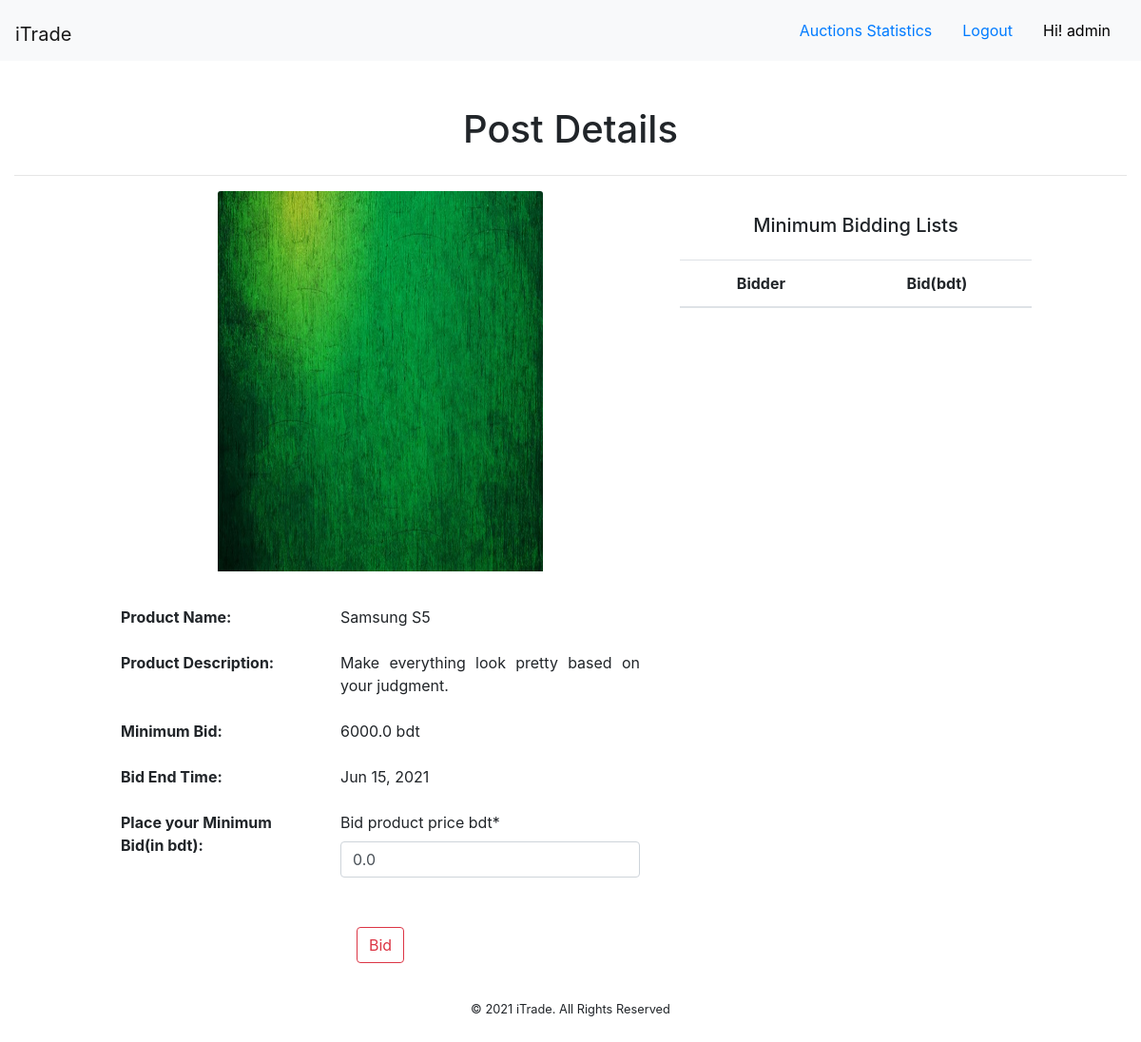
Before: /itrade/admin/post/10/details (signed in) with the older database file.
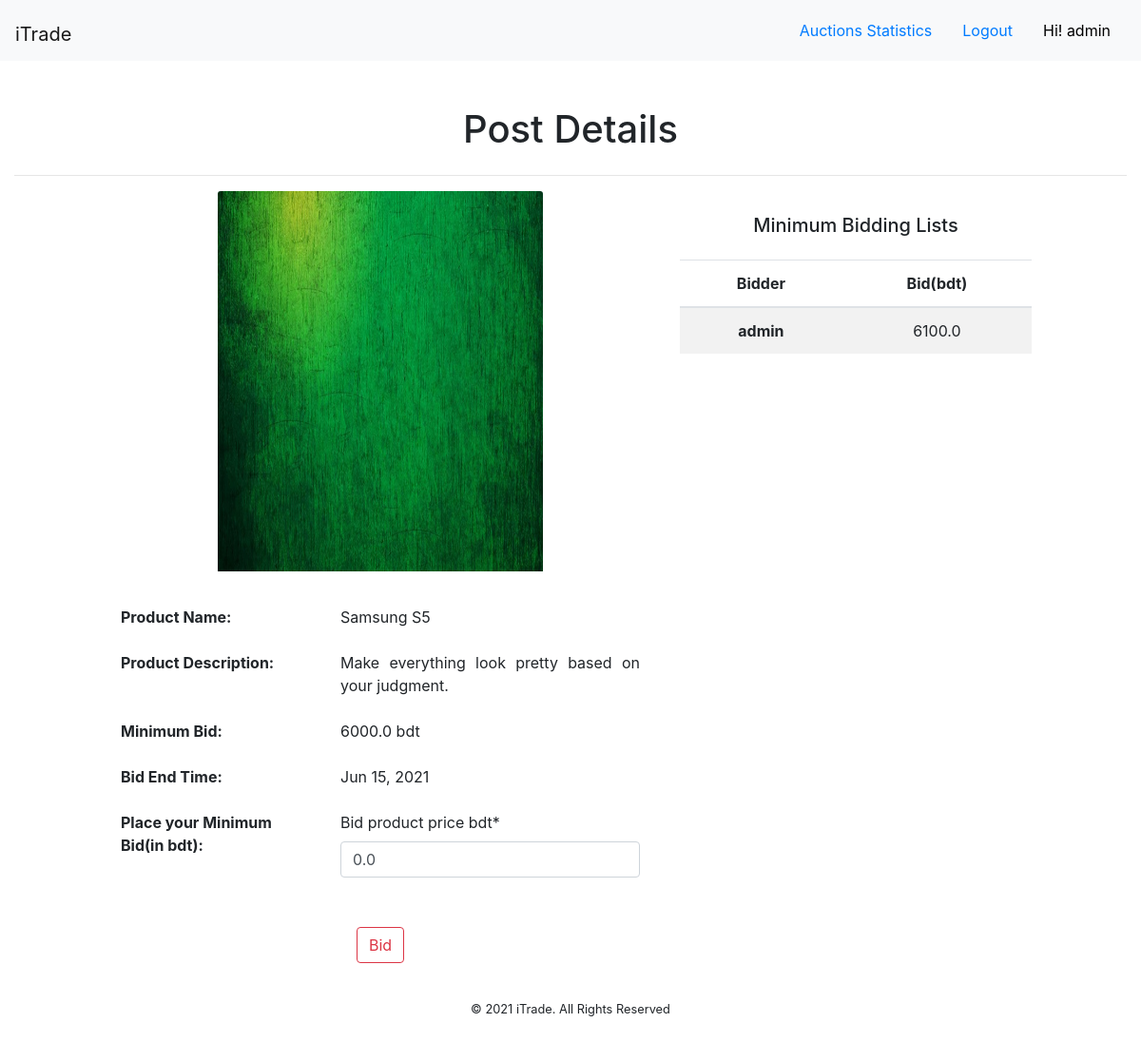
After: the same page with the newer database file.
### tradeapp/models.py (models this page shows, shortened)
class BiddingPost(models.Model):
    bid_product_name = models.ForeignKey(TradePost, on_delete=models.CASCADE)
    bid_publisher_name = models.CharField(max_length=200)
    bid_product_price_bdt = models.FloatField(default=0.0)
    posted_on = models.DateTimeField(auto_now=False, auto_now_add=True)

### adminapp/views.py (the view, shortened to what this page needs)
# urls.py: path('post/<int:id>/details', views.admin_single_posts, name="admin_single_post"),
def admin_single_posts(request, id):
    if request.user.is_authenticated:
        if request.user.is_staff:
            post = get_object_or_404(TradePost, pk=id)
            get_user = get_object_or_404(User, id=request.user.id)
            get_bidder_list = BiddingPost.objects.filter(bid_product_name=post).order_by('-posted_on')
            check_lt = TradePost.objects.filter(pk=id, end_date__lt=datetime.date.today())
            if check_lt:
                get_winner = []
                for w in get_bidder_list:
                    get_winner.append(w.bid_product_price_bdt)
                winner_price = max(get_winner)
                winner = BiddingPost.objects.get(bid_product_price_bdt=winner_price)
                winner_name = winner.bid_publisher_name
                context = {
                    "quote": "Auction Closed. Winner is: ",
                    "bid": get_bidder_list,
                    "post": post,
                    "winner": winner_name,
                    "at": " at ",
                    "price": winner_price,
                }
                return render(request, 'adminsite/admin_single_post.html', context)
            else:
                form = CreateBiddingPost(request.POST or None)
                return render(request, 'adminsite/admin_single_post.html',
                              {"form": form, "post": post, "bid": get_bidder_list})
        else:
            return HttpResponseNotFound('<h1 style="text-align:center;">You are not eligible to see this page <br> DO '
                                        '<a href="/">LOGIN</a></h1>')
    else:
        return HttpResponseNotFound('<h1 style="text-align:center;">You are not eligible to see this page <br> DO '
                                    '<a href="/">LOGIN</a></h1>')

### tradeapp/forms.py
class CreateBiddingPost(forms.ModelForm):
    class Meta:
        model = BiddingPost
        fields = [
            'bid_product_price_bdt',
        ]

### templates/adminsite/admin_single_post.html (shortened to what this page needs)
{% extends 'base.html' %}
{% load crispy_forms_filters %}
{% block navbar %}
        <a class="nav-link ml-0" href="{% url 'auction_static' %}">Auctions Statistics</a>
        <a class="nav-link ml-0" href="{% url 'logout' %}">Logout</a>
        <a class="nav-link ml-0" style="color:black;">Hi! {{ user.username }}</a>
{%endblock navbar %}
{% block content %}
    <div class="col-md-12 text-center">
        <h1 class="mb-4 mt-5"> Post Details</h1><hr>
        <div class="row">
            <div class="col-md-6 offset-1">
                <img style="width: 60%;height: 400px;" src="{{ post.product_image.url }}" class="card-img-top mb-4" alt="image">
                <form method="post">
                <table class="table table-borderless">
                  <tbody>
                    <tr>
                        <th class="text-left" scope="col">Product Name:</th>
                        <td class="text-left" scope="row">{{ post.product_name }}</td>
                    </tr>
                    <tr>
                        <th class="text-left" scope="col">Product Description:</th>
                        <td class="text-justify" scope="row">{{ post.product_description }}</td>
                    </tr>
                    <tr>
                        <th class="text-left" scope="col">Minimum Bid:</th>
                        <td class="text-left" scope="row">{{ post.product_price }} bdt</td>
                    </tr>
                    <tr>
                        <th class="text-left" scope="col">Bid End Time:</th>
                        <td class="text-left" scope="row">{{ post.end_date|date:"M j, Y" }}</td>
                    </tr>
                    <tr>
                        <th class="text-left" scope="col">Place your Minimum Bid(in bdt):</th>
                        <td class="text-left" scope="row">
                            {{ form|crispy }} {{ quote }} <b>{{ winner }}</b> {{ at }} {{ price }}
                        </td>
                    </tr>
                  </tbody>
                </table>
                <div class="text-center mt-4">
                      <button type="submit" class="btn btn-outline-danger">Bid</button>
                  </div>
               </form>
            </div>
            <div class="col-md-4">
                <h5 class="mb-4 mt-4">Minimum Bidding Lists</h5>
                <table class="table table-striped">
                  <thead>
                    <tr>
                      <th scope="col">Bidder</th>
                      <th scope="col">Bid(bdt)</th>
                    </tr>
                  </thead>
                  <tbody>
                  {% for b in bid %}
                    <tr>
                      <th scope="row">{{ b.bid_publisher_name }}</th>
                      <td>{{ b.bid_product_price_bdt }}</td>
                    </tr>
                  {% endfor %}
                  </tbody>
                </table>
            </div>
        </div>
    </div>
{% endblock content %}
{% block footer %}
    <footer style="text-align:center;padding: 35px 0px 8px 0px!important;">
        <p><small>&copy; 2021 iTrade. All Rights Reserved </small></p>
  </footer>
{% endblock footer %}

Changed rows visible on the page:
added BiddingPost: bid_publisher_name "admin", bid_product_price_bdt "6100.0"
